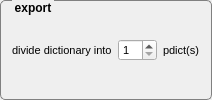
      <widget class="QGroupBox" name="gb_export">
       <property name="font">
        <font>
         <pointsize>9</pointsize>
         <weight>75</weight>
         <bold>true</bold>
        </font>
       </property>
       <property name="toolTip">
        <string>&lt;html&gt;&lt;head/&gt;&lt;body&gt;&lt;p&gt;&lt;span style=&quot; font-weight:600;&quot;&gt;export&lt;/span&gt;&lt;/p&gt;&lt;p&gt;choose how many partdicts should be saved, to support further multithreading calculation&lt;/p&gt;&lt;/body&gt;&lt;/html&gt;</string>
       </property>
       <property name="styleSheet">
        <string notr="true">    QGroupBox  {
        background-color: qlineargradient(x1: 0, y1: 0, x2: 0, y2: 1,
                                          stop: 0 #E0E0E0, stop: 1 #FFFFFF);
        border: 1px solid gray;
        border-radius: 5px;
        margin-top: 3ex; /* leave space at the top for the title */
    }
     
    QGroupBox::title  {
        subcontrol-origin: margin;
		left: 12px;
        subcontrol-position: top left; /* position at the top center */
        padding: 1px;       
    }
</string>
       </property>
       <property name="title">
        <string>export</string>
       </property>
       <layout class="QGridLayout" name="gridLayout_2">
        <item row="0" column="0">
         <widget class="QLabel" name="lb_div_dict">
          <property name="font">
           <font>
            <pointsize>8</pointsize>
            <weight>50</weight>
            <bold>false</bold>
           </font>
          </property>
          <property name="text">
           <string>divide dictionary into</string>
          </property>
         </widget>
        </item>
        <item row="0" column="1">
         <widget class="QSpinBox" name="sb_div_dict">
          <property name="font">
           <font>
            <pointsize>8</pointsize>
            <weight>50</weight>
            <bold>false</bold>
           </font>
          </property>
          <property name="toolTip">
           <string>&lt;html&gt;&lt;head/&gt;&lt;body&gt;&lt;p&gt;1 ... 32&lt;/p&gt;&lt;/body&gt;&lt;/html&gt;</string>
          </property>
          <property name="minimum">
           <number>1</number>
          </property>
          <property name="maximum">
           <number>32</number>
          </property>
         </widget>
        </item>
        <item row="0" column="2">
         <widget class="QLabel" name="lb_pdicts">
          <property name="font">
           <font>
            <pointsize>8</pointsize>
            <weight>50</weight>
            <bold>false</bold>
           </font>
          </property>
          <property name="text">
           <string>pdict(s)</string>
          </property>
         </widget>
        </item>
       </layout>
      </widget>
